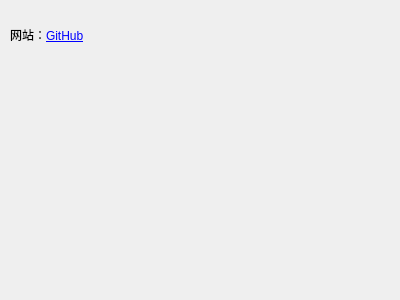
<?xml version="1.0" encoding="UTF-8"?>
<ui version="4.0">
 <class>Form</class>
 <widget class="QWidget" name="Form">
  <property name="geometry">
   <rect>
    <x>0</x>
    <y>0</y>
    <width>400</width>
    <height>300</height>
   </rect>
  </property>
  <property name="windowTitle">
   <string>Form</string>
  </property>
  <widget class="QLabel" name="label">
   <property name="geometry">
    <rect>
     <x>10</x>
     <y>10</y>
     <width>101</width>
     <height>51</height>
    </rect>
   </property>
   <property name="text">
    <string>网站：&lt;a href=&quot;https://www.github.com&quot;&gt;GitHub&lt;/a&gt;</string>
   </property>
   <property name="alignment">
    <set>Qt::AlignLeading|Qt::AlignLeft|Qt::AlignVCenter</set>
   </property>
   <property name="wordWrap">
    <bool>true</bool>
   </property>
   <property name="openExternalLinks">
    <bool>true</bool>
   </property>
  </widget>
  <widget class="QLabel" name="label_2">
   <property name="geometry">
    <rect>
     <x>230</x>
     <y>210</y>
     <width>161</width>
     <height>81</height>
    </rect>
   </property>
   <property name="text">
    <string/>
   </property>
   <property name="pixmap">
    <pixmap>agplv3-with-text-162x68.png</pixmap>
   </property>
   <property name="wordWrap">
    <bool>false</bool>
   </property>
  </widget>
 </widget>
 <resources/>
 <connections/>
</ui>
